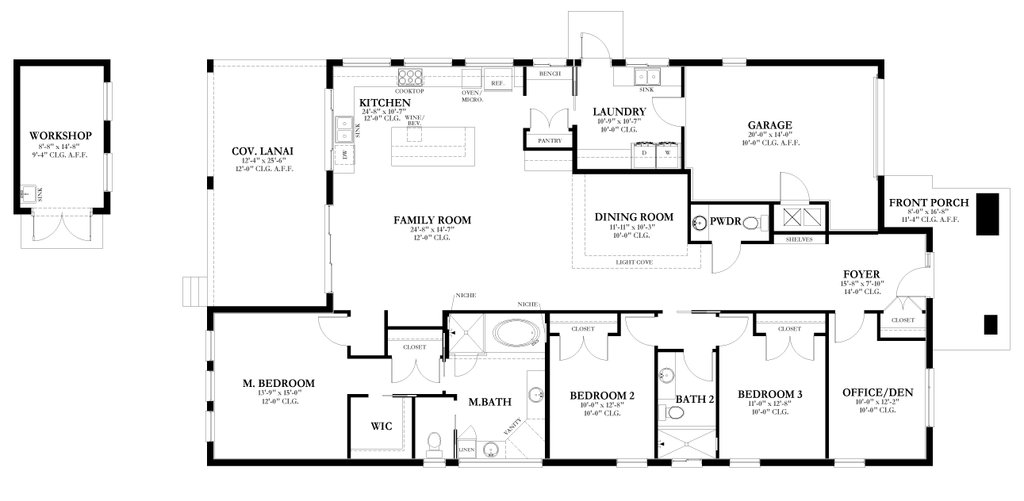
#> input picture resources/w1024.jpg, 1024 x 501 px
$ python -i TestFloor.py   (imports and definitions only)
#> lines starting #> are read from the running program, lines starting #| are printed output that depends on the picture; after the words box and inside, x2 and y2 are one past the last pixel; in counts of white or black regions, pixels touching at a corner belong together
import os
import sys
import cv2
import numpy as np
import networkx as nx
import pygame
from pathlib import Path


###############################################################################
# PART 1: FLOORPLAN ANALYZER
###############################################################################

# [36 lines left out: function keep_dark_tones, not called in this run]


class FloorplanAnalyzer:
    def __init__(self, door_template_path=None, window_template_path=None):
        """
        Initialize the floorplan analyzer with optional templates for doors and windows.

        Args:
            door_template_path: Path to door template image
            window_template_path: Path to window template image
        """
        self.door_template = None
        self.window_template = None

        # Load templates if provided
        if door_template_path and os.path.exists(door_template_path):
            self.door_template = cv2.imread(door_template_path, 0)

        if window_template_path and os.path.exists(window_template_path):
            self.window_template = cv2.imread(window_template_path, 0)

    def preprocess_floorplan(self, image_path):
        """
        Preprocess the floorplan image to prepare for analysis.

        Args:
            image_path: Path to the floorplan image

        Returns:
            Tuple of (original image, binary image)
        """
        # Read the image
        image = cv2.imread(image_path)
        if image is None:
            raise FileNotFoundError(f"Could not load image from {image_path}")

        # Convert to grayscale
        gray = cv2.cvtColor(image, cv2.COLOR_BGR2GRAY)

        # Apply threshold to get binary image
        _, binary = cv2.threshold(gray, 127, 255, cv2.THRESH_BINARY_INV)

        # Remove noise
        kernel = np.ones((3, 3), np.uint8)
        binary = cv2.morphologyEx(binary, cv2.MORPH_CLOSE, kernel)

        return image, binary

    def detect_walls(self, binary):
        """
        Detect walls from binary image using Hough Line Transform.

        Args:
            binary: Binary image of the floorplan

        Returns:
            List of wall segments as ((x1, y1), (x2, y2)) tuples
        """
        # Edge detection
        edges = cv2.Canny(binary, 50, 150)

        # Hough Line Transform to detect lines
        lines = cv2.HoughLinesP(edges, 1, np.pi / 180,
                                threshold=50,
                                minLineLength=50,
                                maxLineGap=10)

        # Extract line segments
        wall_segments = []
        if lines is not None:
            for line in lines:
                x1, y1, x2, y2 = line[0]
                wall_segments.append(((x1, y1), (x2, y2)))

        return wall_segments

    def segment_rooms(self, binary):
        """
        Segment individual rooms in the floorplan.

        Args:
            binary: Binary image of the floorplan

        Returns:
            List of room contours
        """
        # Find contours (closed shapes)
        contours, _ = cv2.findContours(binary, cv2.RETR_EXTERNAL,
                                       cv2.CHAIN_APPROX_SIMPLE)

        rooms = []
        for contour in contours:
            # Filter out small contours (noise)
            if cv2.contourArea(contour) > 1000:
                # Approximate the contour to simplify
                epsilon = 0.01 * cv2.arcLength(contour, True)
                approx = cv2.approxPolyDP(contour, epsilon, True)
                rooms.append(approx)

        return rooms

    def detect_doors_windows(self, image, binary):
        """
        Detect doors and windows using template matching.

        Args:
            image: Original floorplan image
            binary: Binary image of the floorplan

        Returns:
            Tuple of (door_locations, window_locations)
        """
        doors = []
        windows = []

        # Check if templates are available
        if self.door_template is not None:
            # Match door template
            door_result = cv2.matchTemplate(binary, self.door_template, cv2.TM_CCOEFF_NORMED)
            door_threshold = 0.7
            door_locations = np.where(door_result >= door_threshold)
            doors = list(zip(*door_locations[::-1]))

        if self.window_template is not None:
            # Match window template
            window_result = cv2.matchTemplate(binary, self.window_template, cv2.TM_CCOEFF_NORMED)
            window_threshold = 0.7
            window_locations = np.where(window_result >= window_threshold)
            windows = list(zip(*window_locations[::-1]))

        return doors, windows

    def detect_furniture(self, image):
        """
        Detect furniture in the floorplan (simplified placeholder).

        Args:
            image: Original floorplan image

        Returns:
            List of detected furniture with positions
        """
        # Placeholder for furniture detection
        # In a real implementation, this would use a pre-trained model
        print("Furniture detection would require a specialized model.")
        return []

    def generate_mesh(self, wall_segments, rooms, doors, windows, furniture):
        """
        Generate a mesh representation from the detected elements.

        Args:
            wall_segments: List of wall segments
            rooms: List of room contours
            doors: List of door positions
            windows: List of window positions
            furniture: List of furniture with positions

        Returns:
            NetworkX graph representing the floorplan mesh
        """
        # Create a graph structure
        G = nx.Graph()

        # Add nodes for all corners/intersections
        points = set()
        for start, end in wall_segments:
            points.add(start)
            points.add(end)

        # Convert set to list for indexing
        points = list(points)

        # Add nodes to graph
        for i, point in enumerate(points):
            G.add_node(i, pos=point, type='corner')

        # Add edges for wall segments
        point_to_idx = {point: i for i, point in enumerate(points)}
        for start, end in wall_segments:
            if start in point_to_idx and end in point_to_idx:
                G.add_edge(point_to_idx[start], point_to_idx[end], type='wall')

        # Add nodes for doors
        for i, door_pos in enumerate(doors):
            node_id = len(points) + i
            G.add_node(node_id, pos=door_pos, type='door')

            # Find closest wall points and connect
            self._connect_to_closest_walls(G, node_id, door_pos, points, point_to_idx)

        # Add nodes for windows
        for i, window_pos in enumerate(windows):
            node_id = len(points) + len(doors) + i
            G.add_node(node_id, pos=window_pos, type='window')

            # Find closest wall points and connect
            self._connect_to_closest_walls(G, node_id, window_pos, points, point_to_idx)

        # Add room information
        for i, room in enumerate(rooms):
            # Calculate room center
            center_x = int(np.mean([p[0][0] for p in room]))
            center_y = int(np.mean([p[0][1] for p in room]))

            node_id = len(points) + len(doors) + len(windows) + i
            G.add_node(node_id, pos=(center_x, center_y), type='room', contour=room)

        return G

    # [12 lines left out: function _connect_to_closest_walls, not called in this run]

    def process_floorplan(self, image_path):
        """
        Process a floorplan image and generate a vectorized mesh.

        Args:
            image_path: Path to the floorplan image

        Returns:
            NetworkX graph representing the floorplan mesh and
            a tuple of (image, binary, wall_segments, rooms, doors, windows)
        """
        print(f"Processing floorplan: {image_path}")

        # Preprocess image
        image, binary = self.preprocess_floorplan(image_path)
#> in preprocess_floorplan, image is the input picture: shape (501, 1024, 3); min 0, max 255, mean 240.6
#> in preprocess_floorplan, `_, binary = cv2.threshold(gray, 127, 255, cv2.THRESH_BINARY_INV)`:
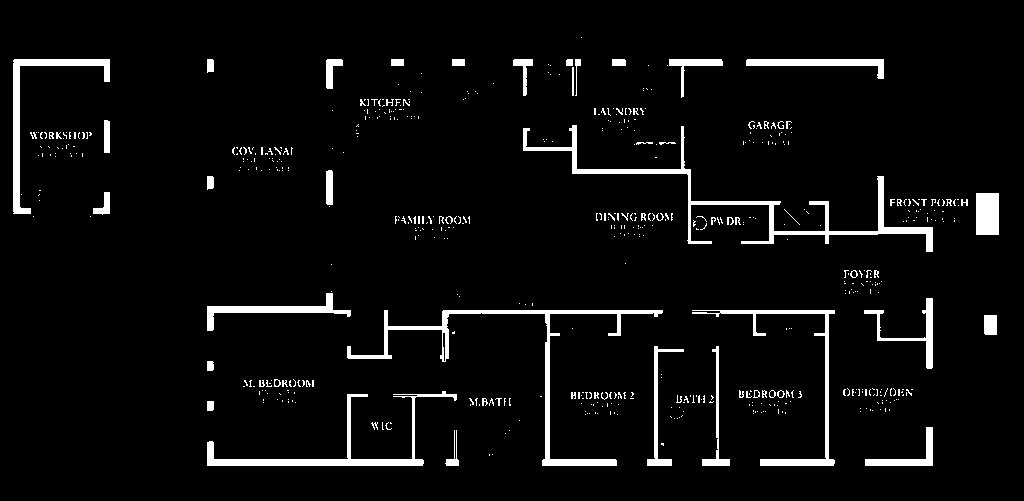
#> binary: shape (501, 1024); 4.8% white; 586 white regions (514 under 20 px), largest, box (x1, y1, x2, y2) and area: (523, 125, 933, 252) 3607, (347, 310, 663, 466) 3137, (207, 391, 457, 466) 2332
#> in preprocess_floorplan, `binary = cv2.morphologyEx(binary, cv2.MORPH_CLOSE, kernel)`:
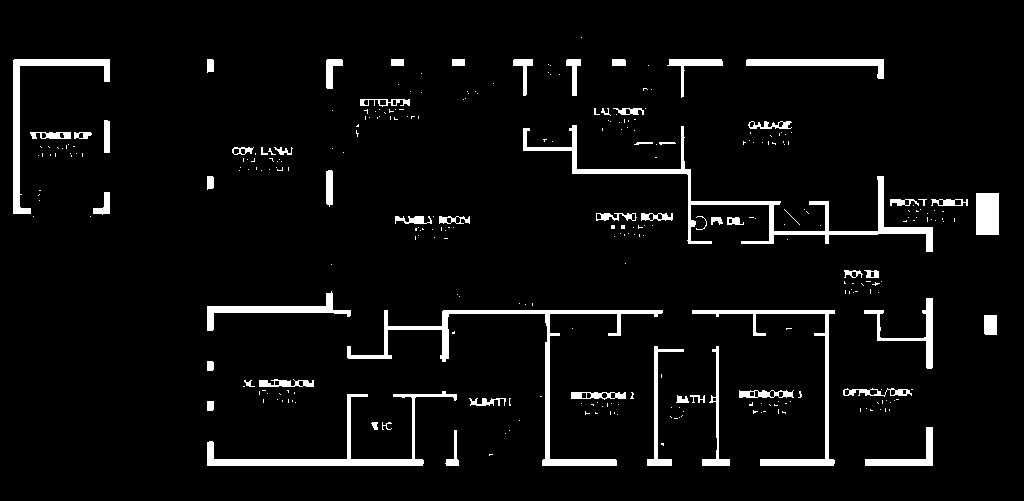
#> binary: shape (501, 1024); 5.2% white; 315 white regions (254 under 20 px), largest, box (x1, y1, x2, y2) and area: (523, 125, 933, 252) 3643, (347, 310, 663, 466) 3186, (207, 391, 457, 466) 2357

        # Detect walls
        wall_segments = self.detect_walls(binary)
#> in detect_walls, `edges = cv2.Canny(binary, 50, 150)`:
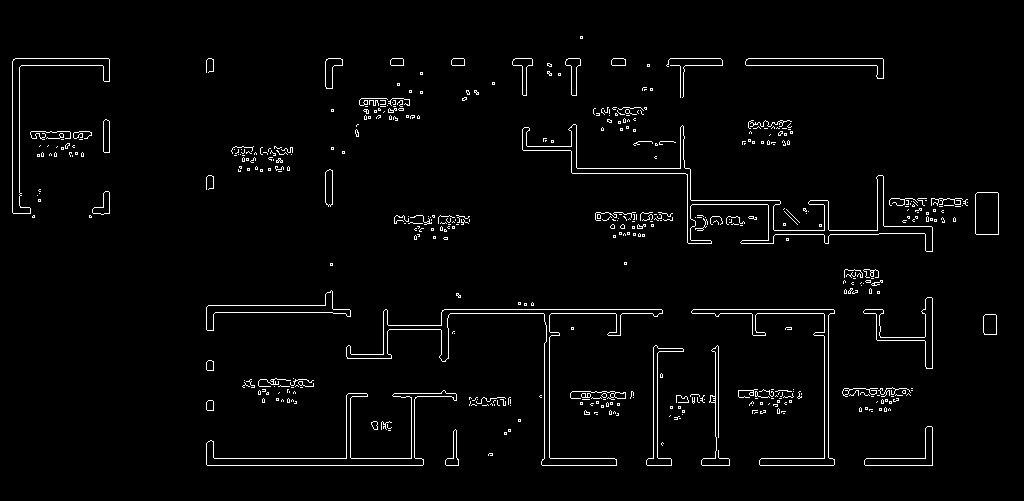
#> edges: shape (501, 1024); 2.5% white in thin lines or dots, all inside (x1, y1, x2, y2) = (12, 36, 999, 466)
#> in detect_walls, `lines = cv2.HoughLinesP(edges, 1, np.pi / 180, threshold=50, minLineLe..`: lines = 69 rows, first 6: [207, 465, 422, 465], [206, 458, 421, 458], [444, 309, 661, 309], [441, 313, 662, 313], [670, 58, 720, 58], [12, 65, 109, 65]
#> the loop in detect_walls, `for line in lines:` made 69 passes
#> (x1, y1, x2, y2) on passes 1 to 12: (207, 465, 422, 465), (206, 458, 421, 458), (444, 309, 661, 309), (441, 313, 662, 313), (670, 58, 720, 58), (12, 65, 109, 65), (828, 465, 828, 309), (932, 368, 932, 298), (12, 212, 12, 61), (394, 393, 455, 393), (687, 200, 779, 200), (19, 213, 19, 58)
#> after the loop in detect_walls, `for line in lines:`: wall_segments = 69 items
#> wall_segments = 69 items
        print(f"Detected {len(wall_segments)} wall segments")
#| Detected 69 wall segments

        # Segment rooms
        rooms = self.segment_rooms(binary)
#> in segment_rooms, `contours, _ = cv2.findContours(binary, cv2.RETR_EXTERNAL, cv2.CHAIN_AP..`: contours = 315 contours, 262 with area under 20; largest, box (x1, y1, x2, y2) and area: (523, 125, 933, 252) 2836, (347, 310, 663, 466) 2506, (207, 391, 457, 466) 1910, (13, 59, 110, 214) 1602, (692, 310, 835, 466) 1405
#> the loop in segment_rooms, `for contour in contours:` made 315 passes
#> epsilon on passes 71, 90, 91, 253, 314: 9, 8.2, 13.71, 16.29, 5.54
#> contour on passes 1, 3, 4, 9, 10, 11: [[489, 454], [489, 455], [490, 454], [492, 454]], [[505, 433]], [[509, 430]], [[519, 420]], [[674, 418], [677, 418]], [[679, 417]]
#> after the loop in segment_rooms, `for contour in contours:`: rooms = 5 contours; box (x1, y1, x2, y2) and area: (523, 125, 933, 252) 3987, (347, 310, 663, 466) 2438, (207, 394, 457, 466) 2133, (692, 310, 835, 466) 2086, (13, 59, 110, 214) 1544
        print(f"Detected {len(rooms)} rooms")
#| Detected 5 rooms

        # Detect doors and windows
        doors, windows = self.detect_doors_windows(image, binary)
#> doors = []; windows = []
        print(f"Detected {len(doors)} doors and {len(windows)} windows")
#| Detected 0 doors and 0 windows

        # Detect furniture (placeholder)
        furniture = self.detect_furniture(image)
#> furniture = []

        # Generate mesh
        mesh = self.generate_mesh(wall_segments, rooms, doors, windows, furniture)
#> the loop in generate_mesh, `for start, end in wall_segments:` made 69 passes
#> after the loop in generate_mesh, `for start, end in wall_segments:`: points = 138 items
#> in generate_mesh, `points = list(points)`: points = 138 pairs, first value 12 to 975, second value 58 to 465
#> the loop in generate_mesh, `for i, point in enumerate(points):` made 138 passes
#> point on passes 1 to 12: (346, 395), (768, 234), (904, 201), (912, 388), (576, 146), (802, 309), (207, 465), (942, 203), (571, 168), (908, 201), (828, 309), (842, 393)
#> in generate_mesh, `point_to_idx = {point: i for i, point in enumerate(points)}`: point_to_idx = 138 items
#> the loop in generate_mesh, `for i, room in enumerate(rooms):` made 5 passes
#> (center_x, center_y) on passes 1 to 5: (349, 426), (789, 355), (490, 347), (746, 202), (51, 120)
        print(f"Generated mesh with {mesh.number_of_nodes()} nodes and {mesh.number_of_edges()} edges")
#| Generated mesh with 143 nodes and 69 edges

        return mesh, (image, binary, wall_segments, rooms, doors, windows)


###############################################################################
# PART 2: FLOORPLAN PYGAME VISUALIZER
###############################################################################

class FloorplanVisualizer:
    # [189 lines left out: functions __init__, transform_point, inverse_transform_point, auto_fit_view, draw_floorplan, handle_events and 1 more, not called in this run]

# [11 lines not run here, left out]

>>> result = FloorplanAnalyzer().process_floorplan('resources/w1024.jpg')

$ run again, on resources/fp2.png
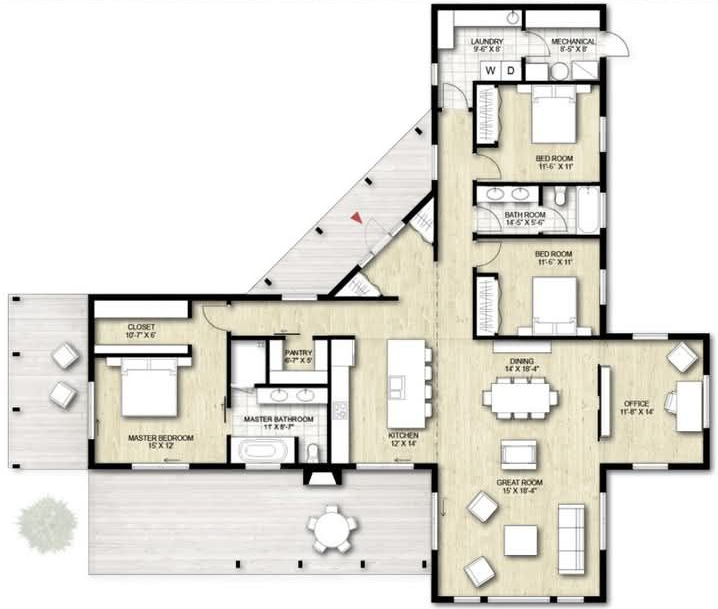
#> input picture resources/fp2.png, 718 x 609 px
#> in preprocess_floorplan, image is the input picture: shape (609, 718, 3); mean B, G, R 219, 225.5, 227.4
#> in preprocess_floorplan, `_, binary = cv2.threshold(gray, 127, 255, cv2.THRESH_BINARY_INV)`:
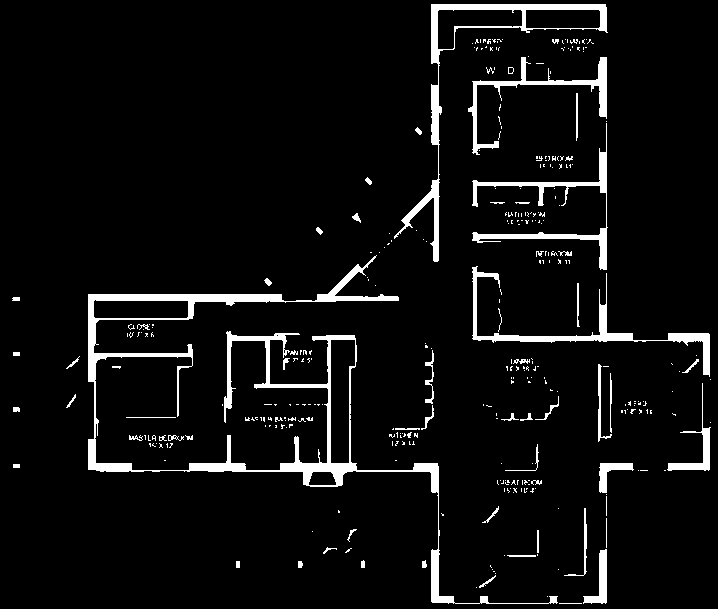
#> binary: shape (609, 718); 5.7% white; 341 white regions (275 under 20 px), largest, box (x1, y1, x2, y2) and area: (88, 255, 558, 604) 9840, (394, 4, 608, 262) 3322, (472, 266, 710, 377) 2305
#> in detect_walls, `edges = cv2.Canny(binary, 50, 150)`:
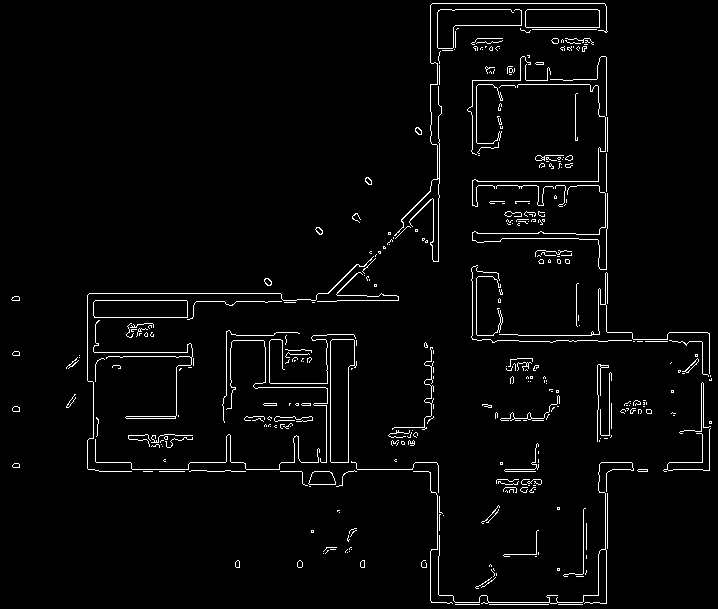
#> edges: shape (609, 718); 2.9% white in thin lines or dots
#> lines = 52 rows, first 6: [606, 115, 606, 57], [357, 469, 412, 469], [437, 179, 438, 116], [87, 300, 186, 300], [190, 462, 243, 462], [89, 293, 280, 293]
#> the loop in detect_walls, `for line in lines:` made 52 passes
#> after the loop in detect_walls, `for line in lines:`: wall_segments = 52 items
#| Detected 52 wall segments
#> contours = 167 contours, 123 with area under 20; largest, box (x1, y1, x2, y2) and area: (88, 255, 634, 604) 13260, (394, 4, 608, 262) 5887, (468, 57, 608, 270) 3080, (472, 266, 710, 377) 1866, (664, 383, 711, 471) 490
#> the loop in segment_rooms, `for contour in contours:` made 167 passes
#> epsilon on passes 102, 107, 150, 167: 10.02, 43.87, 17.27, 10.4
#> after the loop in segment_rooms, `for contour in contours:`: rooms = 4 contours; box (x1, y1, x2, y2) and area: (88, 255, 633, 603) 26820, (394, 4, 608, 261) 5750, (472, 57, 607, 270) 4051, (472, 267, 710, 377) 2133
#| Detected 4 rooms
#> doors = []
#| Detected 0 doors and 0 windows
#> the loop in generate_mesh, `for start, end in wall_segments:` made 52 passes
#> after the loop in generate_mesh, `for start, end in wall_segments:`: points = 104 items
#> in generate_mesh, `points = list(points)`: points = 104 pairs, first value 87 to 702, second value 3 to 604
#> the loop in generate_mesh, `for i, point in enumerate(points):` made 104 passes
#> point on passes 1 to 8: (688, 342), (476, 142), (525, 25), (455, 604), (355, 462), (330, 472), (598, 341), (606, 181)
#> point_to_idx = 104 items
#> the loop in generate_mesh, `for i, room in enumerate(rooms):` made 4 passes
#> (center_x, center_y) on passes 1 to 4: (558, 318), (301, 409), (533, 151), (471, 110)
#| Generated mesh with 108 nodes and 52 edges
